Frame 1 (no input): blank canvas, image omitted
Frame 60 (no input): blank canvas, image omitted
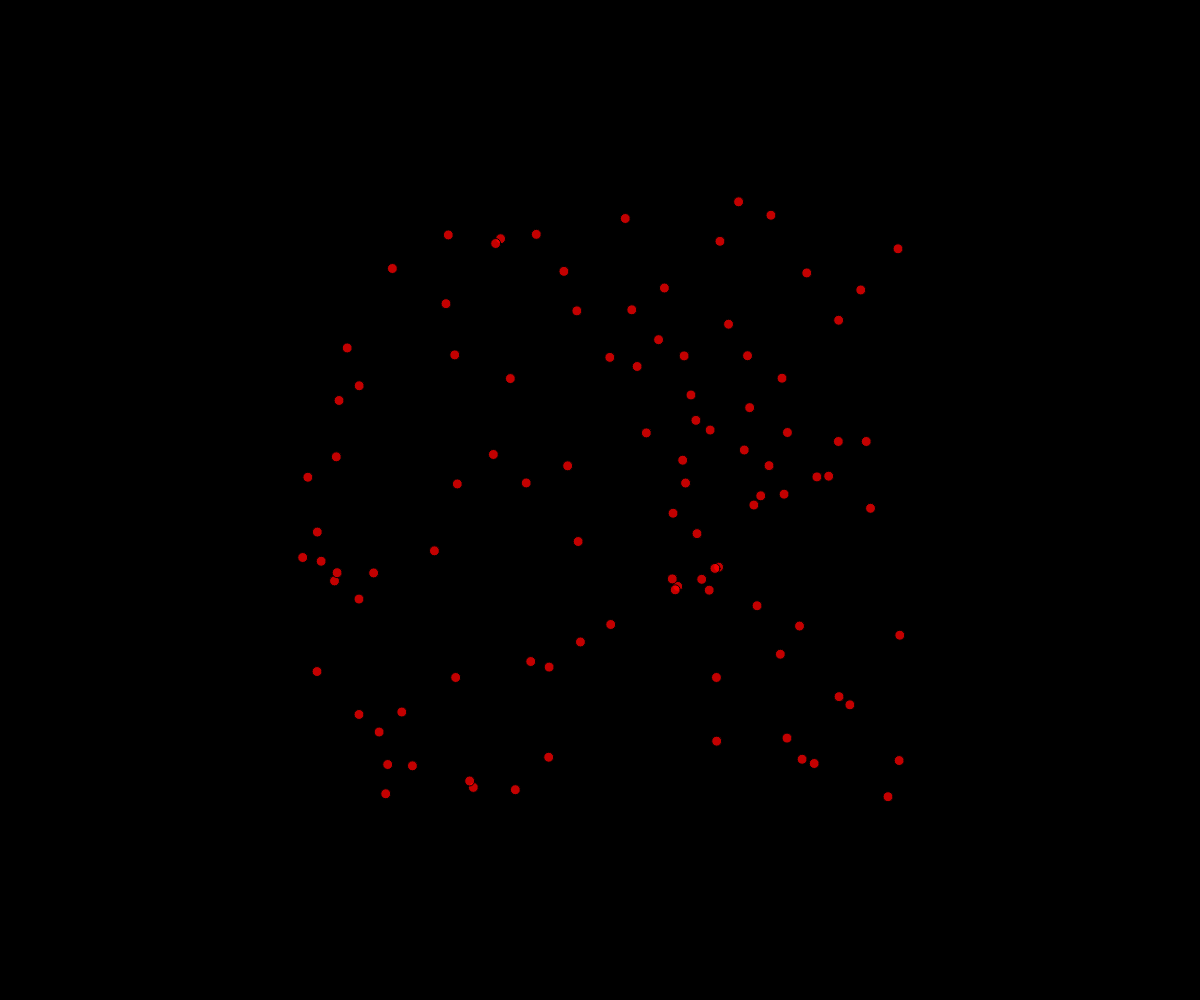
Frame 120 (the mouse pressed at the canvas centre since frame 60)

The p5.js sketch whose frames 1 and 60 were blank and that drew this single picture after the mouse press (run headless with seeded random() and noise() and a simulated clock; from frame 60 on, the mouse is pressed at the canvas centre):

// p5.js sketch
// ── sketch.js
// Project Title

let theFireworks = [];

function setup() {
  createCanvas(windowWidth, windowHeight);
}

function draw() {
  background("black");
  //  for (let particle of theFireworks){
  for( let i = theFireworks.length - 1; i >= 0; i--){
    let particle = theFireworks[i];
    particle.update();
    if(particle.isDead()){
      theFireworks.splice(i,1);
    }
    else {
      particle.display(); 
    }
  }
}

function mousePressed(){
  for(let i = 0; i <= 100; i++){
    let dx = random(-5,5);
    let dy = random(-5,5);
    theFireworks.push(new Particle(mouseX,mouseY,dx,dy));
  }
}

class Particle {
  constructor(x,y,dx,dy){
    this.x = x;
    this.y = y;
    this.dx = dx;
    this.dy = dy;
    this.radius = 5;
    this.r = 255;
    this.g = 0;
    this.b = 0;
    this.alpha = 255;
  }

  display(){
    fill(this.r,this.g,this.b,this.alpha);
    circle(this.x,this.y,this.radius*2);
  }

  update(){
    this.x += this.dx;
    this.y += this.dy;
    this.alpha --;
  }

  isDead(){
    return this.alpha <= 0;
  }
}
